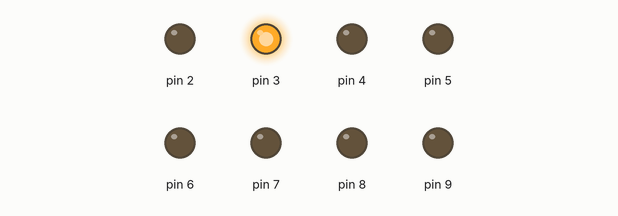
Simulated run of this sketch. Board: Arduino Uno, built with avr-gcc and run on an emulated ATmega328P. Parts: output pins drawn as LEDs (lit = HIGH).

Above: at 0.1 s.
Timing chart, 0 to 1.6 s (numbered marks = the images above):
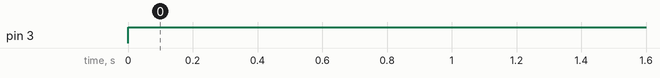

The sketch:

ans_7447.ino
```cpp
//Declaring all variables as integers
int a=0,b=1,c=1,d=0;
int A,B,C,D,E,F,G;
//Code released under GNU GPL.  Free to use for anything.
void disp_7447(int E,int F,int G,int D, int C, int B, int A)
{
  digitalWrite(2, A); //LSB
  digitalWrite(3, B);
  digitalWrite(4, C);
  digitalWrite(5, D);
  digitalWrite(6, E);
  digitalWrite(7, F);
  digitalWrite(8, G); //MSB

}
// the setup function runs once when you press reset or power the board
void setup() {
    pinMode(2, OUTPUT);
    pinMode(3, OUTPUT);
    pinMode(4, OUTPUT);
    pinMode(5, OUTPUT);
    pinMode(6, OUTPUT);
    pinMode(7, OUTPUT);
    pinMode(8, OUTPUT);
    pinMode(9, OUTPUT);

}

// the loop function runs over and over again forever
void loop() {
  A=(!a&&!b&&!c&&d) || (!a&&b&&!c&&!d);
  B=(!c&&d&&!a&&b) || (!a&&b&&c&&!d);
  C=(!a&&!b&&c&&!d);
  D= (!a&&b&&!c&&!d)||(!a&&!b&&!c&&d)||(!a&&b&&c&&d);
  E=(!a&&b&&!c) || (!a&&c&&d)||(a&&!b&&!c&&d);
  F=(!a&&!b&&d)||(!a&&!b&&c)||(!a&&c&&d);
  G=(!a&&!b&&!c)||(!a&&b&&c&&d);

disp_7447(G,F,E,D,C,B,A);

}
```

Measured:
- by itself, pin 3: LOW → HIGH at 0.00 s
